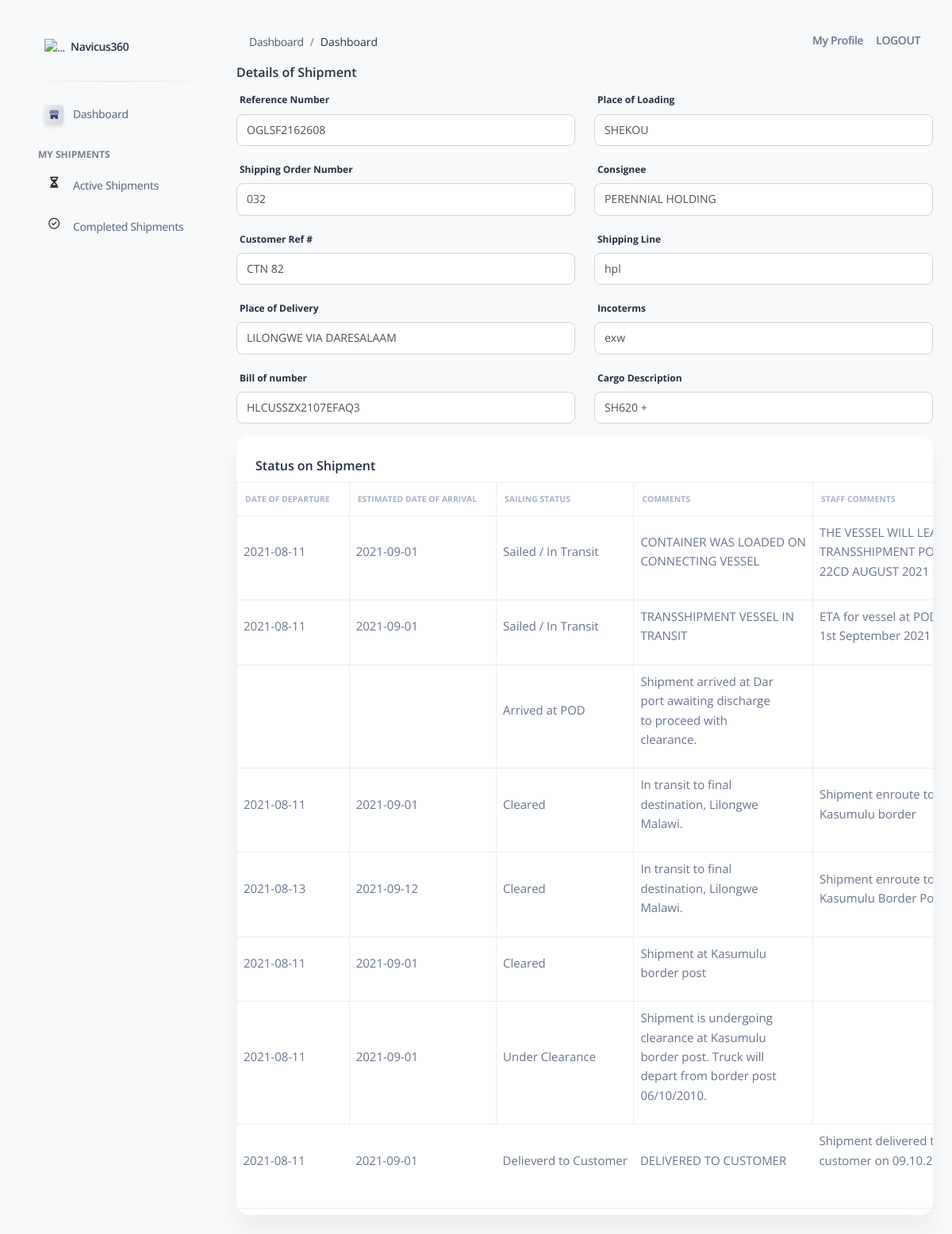
Screenshot of /fielduser/view2/34/OGLSF2162608/ with the database file from the repository.
### shipments/models.py (models this page shows, shortened)
class SeaFreightShip(models.Model):
    staff = models.ForeignKey(Account,
                            on_delete=models.CASCADE,
                            related_name='staff_user_sea')
    owner = models.CharField(max_length = 1000)
    refno = models.CharField(max_length = 1000)
    son = models.CharField(max_length = 1000)
    consignee = models.CharField(max_length = 1000)
    billofnumber = models.CharField(max_length=1000)
    customerref = models.CharField(max_length=1000, default='000')
    shippingline = models.CharField(max_length=1000, default='000')
    incoterms = models.CharField(max_length=1000)
    cargo_description = models.CharField(max_length=2000)
    placeofloading = models.CharField(max_length=2000)
    placeofdelivery= models.CharField(max_length=2000)
    containersize = models.CharField(blank=True,max_length=2000)
    unitsize = models.IntegerField()
    unittype = models.CharField(max_length=100)
    current_etd = models.CharField(max_length=100, null=True, blank=True)
    current_eta = models.CharField(max_length=100, null=True, blank=True)
    current_sailingstatus = models.CharField(max_length=100, null=True, blank=True)
    shippingstatus = models.CharField(max_length=100, null=True, blank=True, default='in-progress')

class FreightForwarding(models.Model):
    created = models.DateTimeField(auto_now_add=True)
    refno = models.CharField(max_length=10000000000000)
    etd = models.CharField(blank=True, null=True, max_length=100)
    eta = models.CharField(blank=True, null=True, max_length=100)
    sailingstatus = models.CharField(max_length=1000)
    update = models.CharField(max_length=1000, blank=True, null=True)
    staffcomments = models.CharField(max_length=1000, blank=True, null=True)
    shippingstatus = models.CharField(max_length=1000, blank=True, null=True)

### fielduser/views.py (the view)
# urls.py: path('view2/<int:uid>/<str:refno>/',view2 ,name='view2'),
def view2(request,uid,refno):
    userdetails_sea = SeaFreightShip.objects.filter(id=uid)
    updateonshipments = FreightForwarding.objects.filter(refno=refno)
    return render(request,"view.html",{"context":userdetails_sea,"updateonshipments":updateonshipments,"group":"staff"})

### client/templates/view.html (shortened to what this page needs)
{% extends "base.html" %}
{% load static %}
{% load crispy_forms_tags %}
{% block content %}
<div class="container">
 <form>
  <h6>Details of Shipment</h6>
  {% for item in context %}
   <div class="row">
     <div class="col-sm-12 col-lg-6">
   <div class="form-group">
     <label>Reference Number</label>
     <input type="text" class="form-control" value="{{ item.refno }}" readonly/>
   </div>
  </div>
  <div class="col-sm-12 col-lg-6">
    <div class="form-group">
      <label>Place of Loading</label>
      <input type="text" class="form-control" value="{{ item.placeofloading }}" readonly/>
    </div>
   </div>
   </div>
   <div class="row">
     <div class="col-sm-12 col-lg-6">
   <div class="form-group">
     <label>Shipping Order Number</label>
     <input type="text" class="form-control" value="{{ item.son }}" readonly/>
   </div>
  </div>
  <div class="col-sm-12 col-lg-6">
    <div class="form-group">
      <label>Consignee</label>
      <input type="text" class="form-control" value="{{ item.consignee }}" readonly/>
    </div>
   </div>
   </div>
   <div class="row">
     <div class="col-sm-12 col-lg-6">
   <div class="form-group">
     <label>Customer Ref #</label>
     <input type="text" class="form-control" value="{{ item.customerref }}" readonly/>
   </div>
  </div>
  <div class="col-sm-12 col-lg-6">
    <div class="form-group">
      <label>Shipping Line</label>
      <input type="text" class="form-control" value="{{ item.shippingline }}" readonly/>
    </div>
   </div>
   </div>
   <div class="row">
    <div class="col-sm-12 col-lg-6">
  <div class="form-group">
    <label>Place of Delivery</label>
    <input type="text" class="form-control" value="{{ item.placeofdelivery }}" readonly/>
  </div>
 </div>
 <div class="col-sm-12 col-lg-6">
   <div class="form-group">
     <label>Incoterms</label>
     <input type="text" class="form-control" value="{{ item.incoterms }}" readonly/>
   </div>
  </div>
  </div>
  <div class="row">
    <div class="col-sm-12 col-lg-6">
  <div class="form-group">
    <label>Bill of number</label>
    <input type="text" class="form-control" value="{{ item.billofnumber }}" readonly/>
  </div>
 </div>
 <div class="col-sm-12 col-lg-6">
   <div class="form-group">
     <label>Cargo Description</label>
     <input type="text" class="form-control" value="{{ item.cargo_description }}" readonly/>
   </div>
  </div>
  </div>
   {% endfor %}
   <div class="row">
    <div class="col-12">
      <div class="card mb-4">
        <div class="card-header pb-0">
          <h6>Status on Shipment</h6>
        </div>
        <div class="card-body px-0 pt-0 pb-2">
          <div class="table-responsive p-0">
            <table class="table align-items-center mb-0 table table-bordered" style="font-size: 15px;;">
              <thead>
                <tr>
                  <th class="text-uppercase text-secondary text-xxs font-weight-bolder opacity-7 ps-2"> Date of Departure</th>
                  <th class="text-uppercase text-secondary text-xxs font-weight-bolder opacity-7">Estimated Date of Arrival</th>
                  <th class="text-uppercase text-secondary text-xxs font-weight-bolder opacity-7">Sailing Status</th>
                  <th class="text-uppercase text-secondary text-xxs font-weight-bolder opacity-7">Comments</th>
                  {% if group == 'staff' %}
                  <th class="text-uppercase text-secondary text-xxs font-weight-bolder opacity-7">Staff Comments</th>
                  {% endif %}
                </tr>
              </thead>
              <tbody>
                {% for i in updateonshipments %}
                <tr>
                  <td class="align-left text-sm">
                    {{i.etd|wordwrap:25|linebreaks}}
                  </td>
                  <td class="align-left text-sm">
                    {{i.eta|wordwrap:25|linebreaks}}
                  </td>
                    <td class="align-left text-sm">
                      {{i.sailingstatus|wordwrap:25|linebreaks}}
                    </td>
                    <td class="align-left text-sm">
                      {{i.update|wordwrap:25|linebreaks}}
                    </td>
                    {% if group == 'staff' %}
                    <td class="align-left text-sm">
                      {{i.staffcomments|wordwrap:25|linebreaks}}
                    </td>
                    {% endif %}
                </tr>
                {% endfor %}
              </tbody>
            </table>
          </div>
          </div>
        </div>
      </div>
    </div>
  </div>
{%  endblock content %}

### client/templates/view.html (style rules this page uses)
.form-control:disabled, .form-control[readonly] { background-color: white; }
p { font-size: 15px !important; }

### templates/includes/sidebar.html (style rules this page uses)
.table th { padding-left: 10px !important; }

### rows the page displays
SeaFreightShip: refno "OGLSF2162608", placeofloading "SHEKOU", son "032", consignee "PERENNIAL HOLDING", customerref "CTN 82", shippingline "hpl", placeofdelivery "LILONGWE VIA DARESALAAM", incoterms "exw", billofnumber "HLCUSSZX2107EFAQ3", cargo_description "SH620 +"
FreightForwarding: etd "2021-08-11", eta "2021-09-01", sailingstatus "Sailed / In Transit", update "CONTAINER WAS LOADED ON CONNECTING VESSEL", staffcomments "THE VESSEL WILL TRANSSHIPMENT 22CD AUGUST 2021"
FreightForwarding: etd "2021-08-11", eta "2021-09-01", sailingstatus "Sailed / In Transit", update "TRANSSHIPMENT VESSEL IN TRANSIT", staffcomments "ETA for vessel at 1st September 2021"
FreightForwarding: sailingstatus "Arrived at POD", update "Shipment arrived at Dar port awaiting discharge to proceed with clearance."
FreightForwarding: etd "2021-08-11", eta "2021-09-01", sailingstatus "Cleared", update "In transit to final destination, Lilongwe Malawi.", staffcomments "Shipment enroute Kasumulu border"
FreightForwarding: etd "2021-08-13", eta "2021-09-12", sailingstatus "Cleared", update "In transit to final destination, Lilongwe Malawi.", staffcomments "Shipment enroute Kasumulu Border…"
FreightForwarding: etd "2021-08-11", eta "2021-09-01", sailingstatus "Cleared", update "Shipment at Kasumulu border post"
FreightForwarding: etd "2021-08-11", eta "2021-09-01", sailingstatus "Under Clearance", update "Shipment is undergoing clearance at Kasumulu border post. Truck will depart from border post 06/10/2010."
FreightForwarding: etd "2021-08-11", eta "2021-09-01", sailingstatus "Delieverd to Customer", update "DELIVERED TO CUSTOMER", staffcomments "Shipment delivered customer on…"
